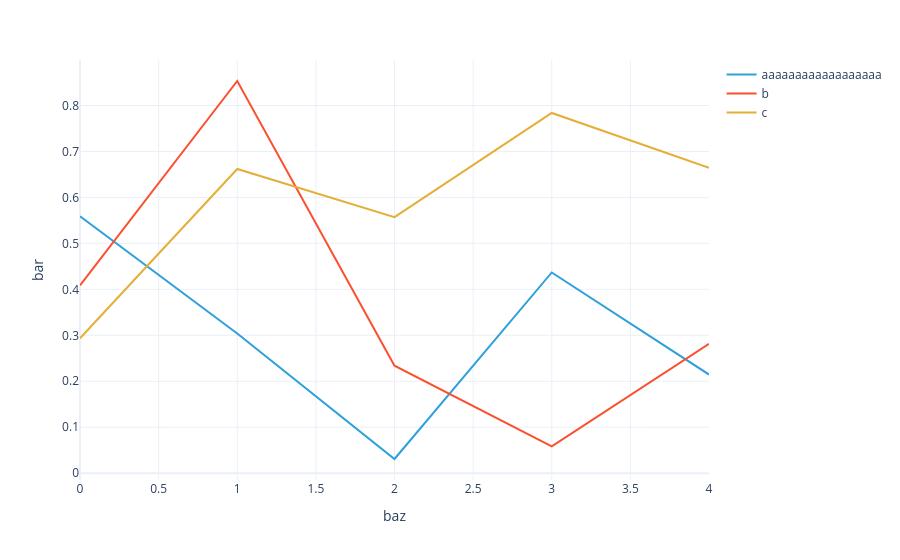

Notebook code cell kept with this figure:
### Code cell
#|hide
plotly_dataarray(U3.array)

### Figure 1 — Plotly figure (JSON) as saved in the notebook; plotly's stock layout.template omitted (floating-point values rounded to 4 significant figures)
{"data": [{"hovertemplate": "foo=aaaaaaaaaaaaaaaaaa<br>baz=%{x}<br>bar=%{y}<extra></extra>", "legendgroup": "aaaaaaaaaaaaaaaaaa", "line": {"color": "#2fa1da", "dash": "solid"}, "marker": {"symbol": "circle"}, "mode": "lines", "name": "aaaaaaaaaaaaaaaaaa", "orientation": "v", "showlegend": true, "type": "scatter", "x": [0, 1, 2, 3, 4], "xaxis": "x", "y": [0.5592, 0.304, 0.03082, 0.4367, 0.2146], "yaxis": "y"}, {"hovertemplate": "foo=b<br>baz=%{x}<br>bar=%{y}<extra></extra>", "legendgroup": "b", "line": {"color": "#fb4f2f", "dash": "solid"}, "marker": {"symbol": "circle"}, "mode": "lines", "name": "b", "orientation": "v", "showlegend": true, "type": "scatter", "x": [0, 1, 2, 3, 4], "xaxis": "x", "y": [0.4085, 0.8534, 0.2339, 0.0583, 0.2814], "yaxis": "y"}, {"hovertemplate": "foo=c<br>baz=%{x}<br>bar=%{y}<extra></extra>", "legendgroup": "c", "line": {"color": "#e4ae38", "dash": "solid"}, "marker": {"symbol": "circle"}, "mode": "lines", "name": "c", "orientation": "v", "showlegend": true, "type": "scatter", "x": [0, 1, 2, 3, 4], "xaxis": "x", "y": [0.2936, 0.6619, 0.557, 0.7839, 0.6643], "yaxis": "y"}], "layout": {"legend": {"title": {}, "tracegroupgap": 0}, "margin": {"t": 60}, "xaxis": {"anchor": "y", "domain": [0, 1], "title": {"text": "baz"}}, "yaxis": {"anchor": "x", "domain": [0, 1], "title": {"text": "bar"}}}}
